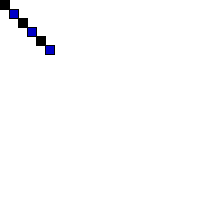
Frame 1 (no input)
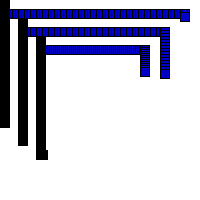
Frame 60 (the mouse pressed at the canvas centre just before this capture)
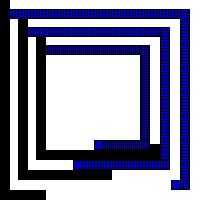
Frame 120 (the mouse held since frame 60 and released just before this capture)

The Processing sketch that drew these frames (run headless with seeded random() and noise(); from frame 60 on, the mouse is pressed at the canvas centre):

// Processing sketch: processing_162700
// ── processing_162700.pde

int x = 0;  // x location of square
int y = 0;  // y location of square

int speed = 2;  // speed of square

int state = 0;  
  
int x2 = 9;  // x location of square
int y2 = 9;  // y location of square

int speed2 = 3;  // speed of square
int state2 = 0; 
int x3 = 18;  // x location of square
int y3 = 18;  // y location of square

int speed3 = 2;  // speed of square
int state3 = 0;  

int x4 = 27;  // x location of square
int y4 = 27;  // y location of square

int speed4 = 3;  // speed of square
int state4 = 0;  

int x5 = 36;  // x location of square
int y5 = 36;  // y location of square

int speed5 = 2;  // speed of square
int state5 = 0;  

  
int x6 = 45;  // x location of square
int y6 = 45;  // y location of square

int speed6 = 2;  // speed of square
int state6 = 0;  



void setup() {
  size(200,200);
  background(255);
  ellipseMode(CENTER);
  
}

void draw() {
 

  // Display the square
  stroke(0);
  fill(0);
  rect(x,y,9,9);

  // If the state is 0, move to the right.
  if (state == 0) {
      y = y + speed;
    if (y > height-x) {
      y = height-10;
      state = 1;
    }
  } else if (state == 1) {
  x = x + speed;
    if (x > width-10 ) {
      x = width-10;
      state = 2;
    }
  } else if (state == 2) {
     y = y - speed;
    if (y < 0) {
      y = 0;
      state = 3;
    }
  } else if (state == 3) {
    x = x - speed;
    if (x < 0) {
      x = 0;
      state=0;
    }
  }


  stroke(0);
  fill(0,0,200);
  rect(x2,y2,9,9);

  if (state2 == 0) {
    x2 = x2 + speed2;
    if (x2 > width-20) {
      x2 = width-20;
      state2 = 1;
    }
  } else if (state2 == 1) {
    y2 = y2 + speed2;
    if (y2 > height-20) {
      y2 = height-20;
      state2 = 2;
    }
  } else if (state2 == 2) {
    x2 = x2 - speed2;
    if (x2 < 10) {
      x2 = 10;
      state2 = 3;
    }
  } else if (state2 == 3) {
    y2 = y2 - speed2;
    if (y2 < 10) {
      y2 = 10;
      state2=0;
    }
  }
  
  



  stroke(0);
  fill(0);
  rect(x3,y3,9,9);

  if (state3 == 0) {
      y3 = y3 + speed3;
    if (y3 > height-30) {
      y3 = height-30;
      state3 = 1;
    }
  } else if (state3 == 1) {
  x3 = x3 + speed3;
    if (x3 > width-30 ) {
      x3 = width-30;
      state3 = 2;
    }
  } else if (state3 == 2) {
     y3 = y3 - speed3;
    if (y3 < 20) {
      y3 = 20;
      state3 = 3;
    }
  } else if (state3 == 3) {
    x3 = x3 - speed3;
    if (x3 < 20) {
      x3 = 20;
      state3=0;
    }
  }
  


  stroke(0);
  fill(0,0,200);
  rect(x4,y4,9,9);

  if (state4 == 0) {
    x4 = x4 + speed4;
    if (x4 > width-40) {
      x4 = width-40;
      state4 = 1;
    }
  } else if (state4 == 1) {
    y4 = y4 + speed4;
    if (y4 > height-40) {
      y4 = height-40;
      state4 = 2;
    }
  } else if (state4 == 2) {
    x4 = x4 - speed4;
    if (x4 < 30) {
      x4 = 30;
      state4 = 3;
    }
  } else if (state4 == 3) {
    y4 = y4 - speed4;
    if (y4 < 30) {
      y4 = 30;
      state4=0;
    }
  }
  

  stroke(0);
  fill(0);
  rect(x5,y5,9,9);

  if (state5 == 0) {
      y5 = y5 + speed5;
    if (y5 > height-50) {
      y5 = height-50;
      state5 = 1;
    }
  } else if (state5 == 1) {
  x5 = x5 + speed5;
    if (x5 > width-50 ) {
      x5 = width-50;
      state5 = 2;
    }
  } else if (state5 == 2) {
     y5 = y5 - speed5;
    if (y5 < 40) {
      y5 = 40;
      state5 = 3;
    }
  } else if (state5 == 3) {
    x5 = x5 - speed5;
    if (x5 < 40) {
      x5 = 40;
      state5=0;
    }
  }



  stroke(0);
  fill(0,0,200);
  rect(x6,y6,9,9);

  if (state6 == 0) {
    x6 = x6 + speed6;
    if (x6 > width-60) {
      x6 = width-60;
      state6 = 1;
    }
  } else if (state6 == 1) {
    y6 = y6 + speed6;
    if (y6 > height-60) {
      y6 = height-60;
      state6 = 2;
    }
  } else if (state6 == 2) {
    x6 = x6 - speed6;
    if (x6 < 50) {
      x6 = 50;
      state6 = 3;
    }
  } else if (state6 == 3) {
    y6 = y6 - speed6;
    if (y6 < 50) {
      y6 = 50;
      state6=0;
    }
  }
}
void mousePressed() {
  mouseButton=CENTER;
  stroke(0);
  fill(0,210,0,200);
  int count = 0;
  float spacing = -20;
  while (count < 3){
    count++;
    spacing = spacing + 10;
    ellipse(mouseX-spacing, mouseY, 10, 10);
    triangle(mouseX-spacing,mouseY,20,40,40,20);
  }
}


void keyPressed() {
  //background(255);
}
